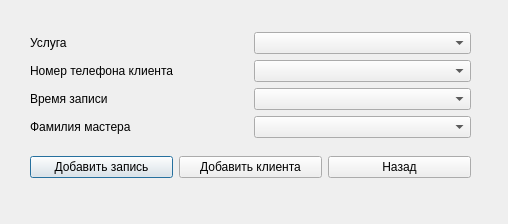
<?xml version="1.0" encoding="UTF-8"?>
<ui version="4.0">
 <class>JournalAddClient</class>
 <widget class="QDialog" name="JournalAddClient">
  <property name="geometry">
   <rect>
    <x>0</x>
    <y>0</y>
    <width>508</width>
    <height>224</height>
   </rect>
  </property>
  <property name="windowTitle">
   <string>Dialog</string>
  </property>
  <widget class="QWidget" name="layoutWidget">
   <property name="geometry">
    <rect>
     <x>30</x>
     <y>20</y>
     <width>441</width>
     <height>171</height>
    </rect>
   </property>
   <layout class="QVBoxLayout" name="verticalLayout_3">
    <item>
     <layout class="QHBoxLayout" name="horizontalLayout">
      <item>
       <layout class="QVBoxLayout" name="verticalLayout">
        <item>
         <widget class="QLabel" name="label">
          <property name="text">
           <string>Услуга</string>
          </property>
         </widget>
        </item>
        <item>
         <widget class="QLabel" name="label_2">
          <property name="text">
           <string>Номер телефона клиента</string>
          </property>
         </widget>
        </item>
        <item>
         <widget class="QLabel" name="label_3">
          <property name="text">
           <string>Время записи</string>
          </property>
         </widget>
        </item>
        <item>
         <widget class="QLabel" name="label_4">
          <property name="text">
           <string>Фамилия мастера</string>
          </property>
         </widget>
        </item>
       </layout>
      </item>
      <item>
       <layout class="QVBoxLayout" name="verticalLayout_2">
        <item>
         <widget class="QComboBox" name="comboBoxYsluga"/>
        </item>
        <item>
         <widget class="QComboBox" name="comboBoxClientPhone"/>
        </item>
        <item>
         <widget class="QComboBox" name="comboBoxTime"/>
        </item>
        <item>
         <widget class="QComboBox" name="comboBoxMasters"/>
        </item>
       </layout>
      </item>
     </layout>
    </item>
    <item>
     <layout class="QHBoxLayout" name="horizontalLayout_2">
      <item>
       <widget class="QPushButton" name="pushButton">
        <property name="text">
         <string>Добавить запись</string>
        </property>
       </widget>
      </item>
      <item>
       <widget class="QPushButton" name="pushButton_InsertClient">
        <property name="text">
         <string>Добавить клиента</string>
        </property>
       </widget>
      </item>
      <item>
       <widget class="QPushButton" name="pushButton_2">
        <property name="text">
         <string>Назад</string>
        </property>
       </widget>
      </item>
     </layout>
    </item>
   </layout>
  </widget>
 </widget>
 <resources/>
 <connections/>
</ui>
